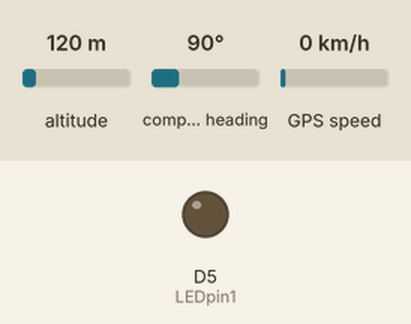
A sketch run on a simulated ESP8266 (NodeMCU). On the bench: output pins drawn as LEDs (lit = HIGH). Inputs (shaded band) come from the test bench; at power-on: GPS speed 0 km/h, altitude 120 m, compass heading 90°. WiFi joins after 1.5 s; servers stay silent unless stated; the GPS gets a fix after 3 s at 37.7749, -122.4194 with 8 satellites; no MQTT or app messages arrive unless stated; what the sketch prints to the serial monitor is not drawn.

Above: at 3.2 s.
3.3 s: GPS speed set to 19 km/h
5.3 s: GPS speed set to 22 km/h
At 6.9 s:
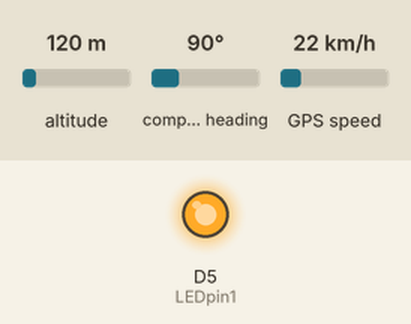
7.6 s: GPS speed set to 2 km/h
At 9.3 s:
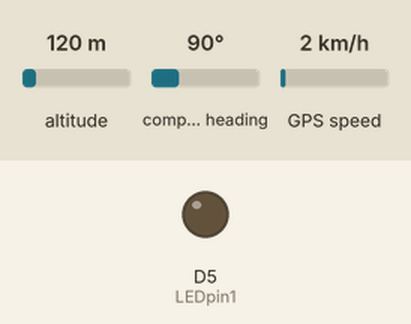
9.6 s: GPS speed set to 30 km/h
At 11.3 s:
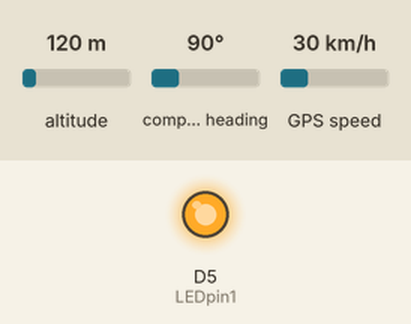
Timing chart, 0 to 12.6 s (numbered marks = the images above; inputs shaded):
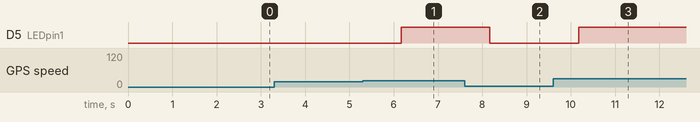

The sketch:

GPS_VanToc.ino
```cpp
#include <TinyGPS++.h>
#include <SoftwareSerial.h>
#include <ESP8266WiFi.h>
#include <PubSubClient.h>

// Cấu hình WiFi và MQTT
const char* ssid = "Hehehe";
const char* password = "88888888";
const char* mqtt_server = "bbb04b2c528242358401e2add20b296a.s1.eu.hivemq.cloud";
const int mqtt_port = 8883;
const char* mqtt_username = "hivemq.webclient.1735043576854";
const char* mqtt_password = "rAhT10mH$8Btos;6I,Z.";

WiFiClientSecure espClient;
PubSubClient client(espClient);

// Cổng kết nối GPS
SoftwareSerial gpsSerial(D1, D2); // RX, TX
#define LEDpin1 D5  // Đèn LED cảnh báo
TinyGPSPlus gps;

void setup() {
  Serial.begin(9600);
  gpsSerial.begin(9600);
  pinMode(LEDpin1, OUTPUT);
  digitalWrite(LEDpin1, LOW);
  Serial.println("Đang chờ tín hiệu GPS...");

  WiFi.begin(ssid, password);
  Serial.print("Đang kết nối WiFi");
  while (WiFi.status() != WL_CONNECTED) {
    delay(1000);
    Serial.print(".");
  }
  Serial.println("\nWiFi đã kết nối");

  espClient.setInsecure(); // Không kiểm tra chứng chỉ SSL
  client.setServer(mqtt_server, mqtt_port);
  reconnect();
}

void reconnect() {
  while (!client.connected()) {
    Serial.print("Đang kết nối MQTT...");
    if (client.connect("ESP8266Client", mqtt_username, mqtt_password)) {
      Serial.println(" MQTT đã kết nối");
    } else {
      Serial.print(" thất bại, mã lỗi: ");
      Serial.print(client.state());
      Serial.println(" Thử lại sau 5 giây...");
      delay(5000);
    }
  }
}

void sendGPSData(float lat, float lng, float alt, float speed) {
  char payload[150];
  snprintf(payload, sizeof(payload),
           "{\"lat\":%.6f, \"lng\":%.6f, \"alt\":%.2f, \"speed\":%.2f}",
           lat, lng, alt, speed);
  client.publish("d_016", payload);
  Serial.print("Đã gửi: ");
  Serial.println(payload);
}

void loop() {
  if (!client.connected()) {
    reconnect();
  }
  client.loop();

  while (gpsSerial.available() > 0) {
    char c = gpsSerial.read();
    if (gps.encode(c)) {
      if (gps.location.isUpdated()) {
        float lat = gps.location.lat();
        float lng = gps.location.lng();
        float alt = gps.altitude.meters();
        float speed = gps.speed.kmph();  // Đo tốc độ (km/h)

        Serial.print("Vĩ độ: "); Serial.println(lat, 6);
        Serial.print("Kinh độ: "); Serial.println(lng, 6);
        Serial.print("Độ cao: "); Serial.println(alt);
        Serial.print("Tốc độ: "); Serial.print(speed); Serial.println(" km/h");

        sendGPSData(lat, lng, alt, speed);

        // Bật đèn LED cảnh báo nếu tốc độ vượt quá 20 km/h
        if (speed > 20) {
          digitalWrite(LEDpin1, HIGH);
        } else {
          digitalWrite(LEDpin1, LOW);
        }
      }
    }
  }
}
```

Measured:
- the behaviour switches between 20 and 21 km/h on GPS speed (found by bisection; images 0 and 1)
- after the input at 3.3 s, every drawn part: stays the same
- after the input at 5.3 s, D5 (LEDpin1): LOW → HIGH after 0.87 s
- after the input at 7.6 s, D5 (LEDpin1): HIGH → LOW after 0.57 s
- after the input at 9.6 s, D5 (LEDpin1): LOW → HIGH after 0.58 s
